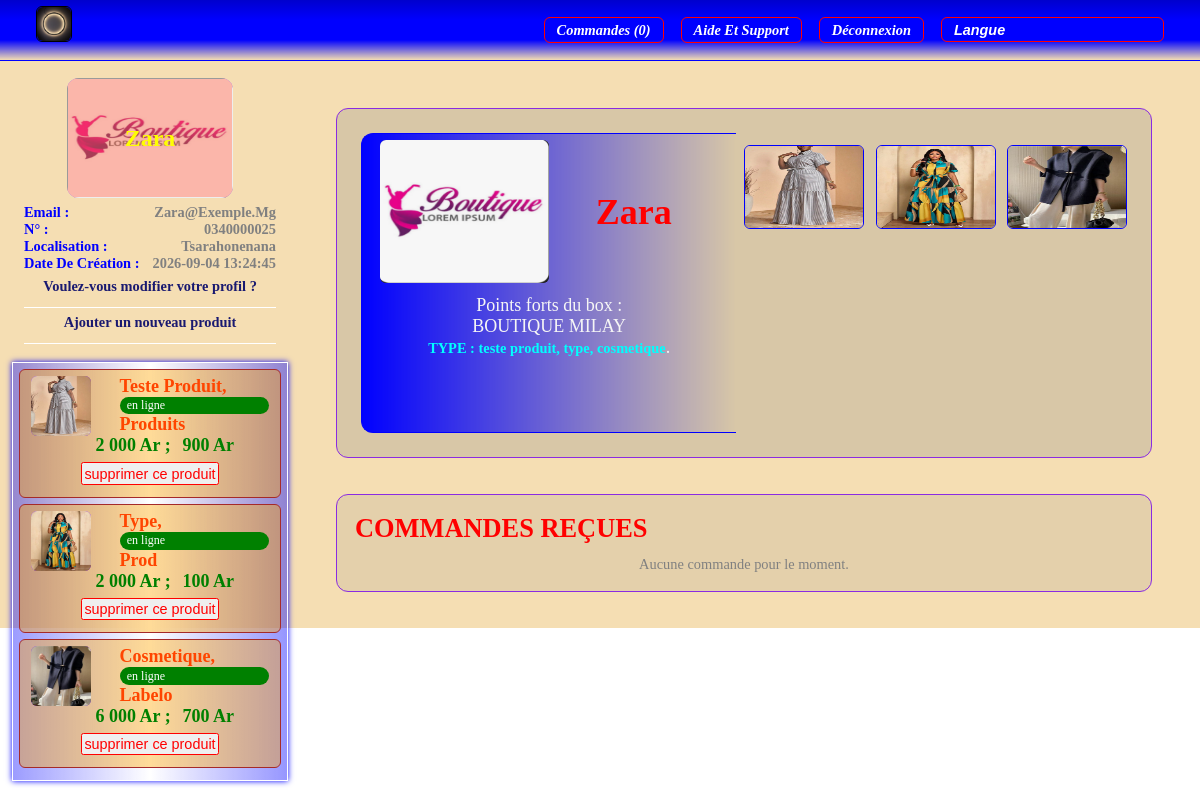
Screenshot of /vue3.php (signed in) with the database file from the repository.
### tables this page shows
CREATE TABLE `inscription_vendeur` (
  `id` int NOT NULL AUTO_INCREMENT,
  `boutname` varchar(50) NOT NULL,
  `logo` varchar(255) NOT NULL,
  `numTel` varchar(50) NOT NULL,
  `email` varchar(255) NOT NULL,
  `password` varchar(255) NOT NULL,
  `localisation` varchar(50) NOT NULL,
  `definition` varchar(255) NOT NULL,
  `date` datetime NOT NULL DEFAULT CURRENT_TIMESTAMP,
  PRIMARY KEY (`id`)
);

CREATE TABLE `produits` (
  `id` int NOT NULL AUTO_INCREMENT,
  `id_boutique` int NOT NULL,
  `type` varchar(100) NOT NULL,
  `nom` varchar(150) NOT NULL,
  `description` text NOT NULL,
  `photo` varchar(255) NOT NULL,
  `stock` int NOT NULL,
  `prix` decimal(10,2) NOT NULL,
  `prix_gros` decimal(10,2) NOT NULL,
  `date_creation` datetime NOT NULL DEFAULT CURRENT_TIMESTAMP,
  `date_modification` datetime NOT NULL DEFAULT CURRENT_TIMESTAMP,
  `statut_validation` varchar(20) NOT NULL DEFAULT 'en_attente',    
  `date_validation` datetime DEFAULT NULL,
  PRIMARY KEY (`id`),
  KEY `id_boutique` (`id_boutique`),
  CONSTRAINT `fk_produits_boutique`
    FOREIGN KEY (`id_boutique`) REFERENCES `inscription_vendeur` (`id`)
    ON DELETE CASCADE
);

### functions/inscription_boutique.php (called while the page is built, shortened)
<?php
$db=connection_db_bou();
function get_info(){
    global $db;
    $id = $_SESSION["id_boutique"];
    $req = $db->prepare("SELECT * FROM inscription_vendeur WHERE id = ?");
    $req->execute([$id]);
    return $req->fetch();
}
?>

### functions/commande.php (called while the page is built, shortened)
<?php
$db = connection_db_bou();
function lignes_des_commandes(array $commandes): array
{
    if (empty($commandes)) {
        return $commandes;
    }
    return $commandes;
}
function get_commandes_boutique(int $id_boutique): array
{
    global $db;
    $req = $db->prepare("
        SELECT c.*, u.nom AS client, u.photo AS photo_client
        FROM commande c
        JOIN users u ON u.id = c.id_user
        WHERE c.id_boutique = ?
        ORDER BY (c.statut = 'en_attente') DESC, c.date_commande DESC, c.id DESC
    ");
    $req->execute([$id_boutique]);
    return lignes_des_commandes($req->fetchAll(PDO::FETCH_ASSOC));
}
?>

### utils/image.php (called while the page is built)
<?php
    function image_ou($fichier , $defaut){
        if($fichier !== null && $fichier !== "" && is_file(__DIR__."/../images/".$fichier)){
            return $fichier ;
        }
        return $defaut ;
    }
?>

### functions/func_prod.php (called while the page is built, shortened)
<?php
    $db = connection_db_bou() ;
    function get_produits_boutique($id_boutique){
        global $db ;
        $select = $db->prepare("SELECT * FROM produits WHERE id_boutique = ? ORDER BY id DESC") ;
        $select->execute([$id_boutique]) ;
        return $select->fetchAll() ;
    }
?>

### vue3.php (the view, shortened to what this page needs)
<?php
    require_once "functions/inscription_boutique.php";
    require_once "functions/func_prod.php";
    require_once "utils/image.php";
    require_once "functions/commande.php";
    $boutique = get_info();
    $produits = get_produits_boutique($boutique["id"]);
    $types = array_unique(array_column($produits, "type"));
    $logo = image_ou($boutique["logo"], "kara.jpg");
    $commandes = get_commandes_boutique($boutique["id"]);
    $nb_en_attente = count(array_filter($commandes, fn($c) => $c["statut"] === "en_attente"));
?>
<!DOCTYPE html>
<html lang="en">
<head>
    <link rel="stylesheet" href="css/tete.css?v=<?= filemtime("css/tete.css") ?>">
    <link rel="stylesheet" href="css/boutic.css?v=<?= filemtime("css/boutic.css") ?>">
    <link rel="stylesheet" href="css_v3/header_vue3.css?v=<?= filemtime("css_v3/header_vue3.css") ?>">
    <link rel="stylesheet" href="css_v3/tete_vue3.css?v=<?= filemtime("css_v3/tete_vue3.css") ?>">
    <link rel="stylesheet" href="css_v3/commande_vue3.css?v=<?= filemtime("css_v3/commande_vue3.css") ?>">
</head>
<body>
    <header id="tete1">
        <nav>
            <a href="vue3.php" id="nom"><img src="images/logo.jpg" alt=""></a>
            <ul>
                <li><a href="#commandes" class="gar"><i>commandes (<?= $nb_en_attente ?>)</i></a></li>
                <li><a href="" class="gar"><i>aide et support</i></a></li>
                <li><a href="deconnexion.php" class="gar"><i>déconnexion</i></a></li>
                <li><input type="text" class="gar langue" value="langue"></li>
            </ul>
        </nav>
    </header>
    <section id="tete_vue3">
        <div id="bord_v3">
            <div class="ah_pdp">
                <div class="img_ah">
                    <img src="images/<?= htmlspecialchars($logo) ?>" alt="" class="img_pdp">
                    <hr class="v3_hr">
                    <h1 class="v3_nom" style="text-align:center;"><?= htmlspecialchars($boutique["boutname"]) ?></h1>
                </div>
            </div>
            <div class="toust">
                <h6 class="tou_ve">email : <b><?= htmlspecialchars($boutique["email"]) ?></b></h6>
                <h6 class="tou_ve">N° : <b><?= htmlspecialchars($boutique["numTel"]) ?></b></h6>
                <h6 class="tou_ve">localisation : <b><?= htmlspecialchars($boutique["localisation"]) ?></b></h6>
                <h6 class="tou_ve">date de création : <b><?= htmlspecialchars($boutique["date"]) ?></b></h6>
                <div class="modifier">
                    <h2 class="afir_modi">Voulez-vous modifier votre profil ?</h2>
                    <div action="" class="modi">
                        <form method="POST" class="form_modi">
                            <label >Vous pouvez modifier une seule ou toutes les informations</label>
                        </form>
                    </div>
                </div>
                <div class="modifier_px">
                    <div class="modi">
                        <h2 class="afir_modi">Ajouter un nouveau produit</h2>
                        <form class="form_modi" id="form_ajout_prod" enctype="multipart/form-data">
                            <label for="">Il faut compléter tous les champs</label>
                        </form>
                    </div>
                </div>
            </div>
            <div class="suprim">
                <?php foreach ($produits as $p) : ?>
                <div class="boi_sup">
                    <img src="images/<?= htmlspecialchars(image_ou($p["photo"], "produit.jpg")) ?>" alt="" class="img_sup">
                    <div class="prod_sup">
                        <h5 class="prod1"><?= htmlspecialchars($p["type"]) ?>,</h5>
                        <span class="etat_prod <?= htmlspecialchars($p["statut_validation"]) ?>"><?= htmlspecialchars(STATUTS_PRODUIT[$p["statut_validation"]] ?? "") ?></span>
                        <h5 class="prod1"><?= htmlspecialchars($p["nom"]) ?></h5>
                        <h5 class="prod"><?= number_format($p["prix"], 0, ',', ' ') ?> Ar ;</h5>
                        <h5 class="prod"><?= number_format($p["prix_gros"], 0, ',', ' ') ?> Ar</h5>
                    </div>
                    <form method="POST" class="form_sup">
                        <button class="suprimer" name="supprimer_produit">supprimer ce produit</button>
                    </form>
                </div>
                <?php endforeach; ?>
            </div>
        </div>
    </section>
    <section id="horo">
        <a href="suit_vue3.php" id="boite" style="text-decoration: none;">
            <div class="points">
                <div class="nom_img">
                    <img class="pdp" src="images/<?= htmlspecialchars($logo) ?>" alt="">
                    <h1 class="nombox"><?= htmlspecialchars($boutique["boutname"]) ?></h1>
                </div>
                <p class="definition">Points forts du box : <br>
                   <?= htmlspecialchars($boutique["definition"]) ?><br><b style="color: aqua;">TYPE :
                        <?= htmlspecialchars(implode(", ", $types)) ?></b>.</p>
            </div>
            <div class="petie">
                <?php foreach ($produits as $p) : ?>
                    <img class="img_pt" src="images/<?= htmlspecialchars(image_ou($p["photo"], "produit.jpg")) ?>" alt="<?= htmlspecialchars($p["nom"]) ?>">
                <?php endforeach; ?>
            </div>
        </a>
        <div class="commandes_recues" id="commandes">
            <h2 class="titre_commandes">commandes reçues
            </h2>
            <?php if (empty($commandes)) : ?>
                <p class="aucune_commande">Aucune commande pour le moment.</p>
            <?php endif; ?>
        </div>
    </section>
</body>
</html>

### css/tete.css (style rules this page uses)
* { margin: 0; padding: 0; box-sizing: border-box; font-size: 1.2vw; }

### css/boutic.css (style rules this page uses)
* { margin: 0; padding: 0; box-sizing: border-box; font-size: 1.2vw; }
#horo { background: wheat; display: flex; flex-wrap: wrap; padding: 6vw 1vw 0 25vw; }
#boite { border-radius: 1vw; margin: 3vw; padding: 2vw; width: 100%; background: rgba(128, 128, 128, 0.253); border: solid .1vw blueviolet; transition: 1s; display: flex; justify-content: space-between; }
.points { width: 49%; height: 25vw; display: flex; padding: .5vw; flex-direction: column; border: solid .1vw blue; border-right: none; background: linear-gradient(to right, blue, transparent); border-radius: 1vw 0 0 1vw; }
.nom_img { display: flex; justify-content: space-between; align-items: center; padding: 0 1vw; height: 50%; width: 100%; margin-bottom: 1vw; }
.pdp { width: 50%; height: 100%; background: rgba(0, 0, 0, 0.418); border-radius: .5vw; }
.nombox { width: 50%; text-align: center; font-size: 3vw; color: red; text-transform: capitalize; }
.definition { color: whitesmoke; font-size: 1.5vw; text-align: center; }
.petie { width: 50%; padding-top: 1vw; display: flex; flex-wrap: wrap; justify-content: space-between; height: 25vw; overflow: hidden; }
.img_pt { width: 10vw; height: 7vw; border: solid .11vw blue; border-radius: .5vw; margin-bottom: .5vw; }

### css_v3/header_vue3.css (style rules this page uses)
* { margin: 0; padding: 0; box-sizing: border-box; font-size: 1.2vw; }
#tete1 { z-index: 3; background: linear-gradient(mediumblue,blue,blue, transparent); position: fixed; width: 100%; border-bottom: solid .1vw blue; }
#tete1 nav { display: flex; justify-content: space-between; align-items: center; width: 100%; padding: .5vw 3vw; }
#nom { text-decoration: none; width: 3vw; height: 3vw; color: black; text-transform: uppercase; border: solid .1vw black; border-radius: .5vw; background: rgba(0, 0, 255, 0.459); margin-bottom: 1vw; }
#nom img { width: 100%; width: 100%; border-radius: .5vw; }
#tete1 nav ul { list-style-type: none; display: flex; width: 55%; justify-content: space-between; color: red; }
.gar { text-decoration: none; display: flex; justify-content: center; align-items: center; font-style: italic; width: 100%; color: white; background: transparent; padding: .3vw 1vw; border-radius: .5vw; border: solid .1vw red; transition: 1s; text-transform: capitalize; font-weight: bold; }

### css_v3/commande_vue3.css (style rules this page uses)
.commandes_recues { width: 100%; margin: 0 3vw 3vw; padding: 1.5vw; border-radius: 1vw; border: solid .1vw blueviolet; background: rgba(128, 128, 128, 0.15); }
.titre_commandes { font-size: 2.2vw; color: red; text-transform: uppercase; margin-bottom: 1vw; display: flex; align-items: center; gap: 1vw; }
.aucune_commande { color: grey; text-align: center; }

### rows the page displays
inscription_vendeur: logo (picture), boutname "Zara", email "Zara@exemple.mg", numTel "0340000025", localisation "Tsarahonenana", date "2026-09-04 13:24:45", definition "BOUTIQUE MILAY"
produits: photo (picture), type "Teste Produit", statut_validation "en ligne", nom "Produits", prix "2 000", prix_gros "900"
produits: photo (picture), type "Type", statut_validation "en ligne", nom "Prod", prix "2 000", prix_gros "100"
produits: photo (picture), type "Cosmetique", statut_validation "en ligne", nom "Labelo", prix "6 000", prix_gros "700"

### other values shown
$nb_en_attente "0"
implode(", ", $types) "teste produit, type, cosmetique"
